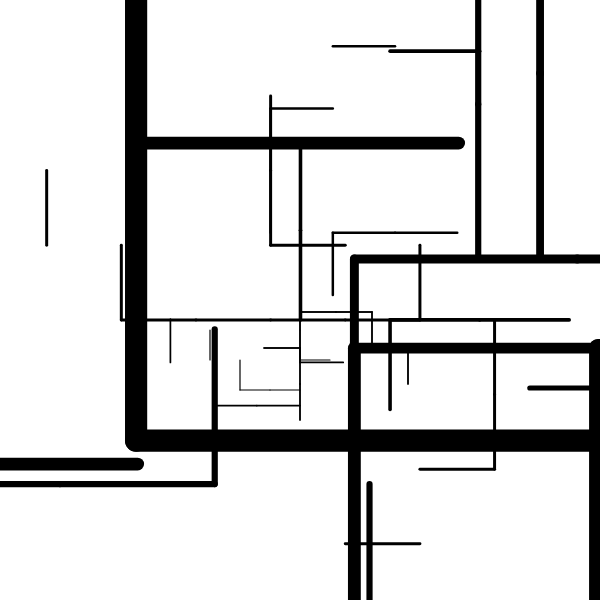
Frame 1 (no input)
Frame 60 (no input): identical to frame 1, image omitted
Frame 120 (the mouse pressed at the canvas centre since frame 60): identical to frame 1, image omitted

The p5.js sketch that drew this single still picture (run headless with seeded random() and noise() and a simulated clock; from frame 60 on, the mouse is pressed at the canvas centre):

// p5.js sketch
// ── sketch.js

let premise = 'A';
  let rules = {
    F: 'Af>[A]',
    A: '+FFfA+FfA[FF+FfFAf]',


  }
let bigRule;


let length = 100;
let angle = 90;

function setup() {
  createCanvas(600, 600);
  angleMode(DEGREES);
  bigRule = resolveRules(premise, rules, 2);
  print(bigRule);
  
}

function draw() {
  background('white');
  stroke('black');
  strokeWeight(4);
  translate(width / 2, height / 2);
  rotate(-90);
  scale(0.3);

  drawShape(bigRule);
   // angle += 1;
  // length += 0.1;
}

function resolveRules(startRule, rules, depth) {
  let endRule = '';
  for (let currentLetter of startRule) {
    if (currentLetter in rules) {
      endRule += rules[currentLetter];
    } else {
      endRule += currentLetter;
    }
  }
  if (depth >= 1) {
    endRule = resolveRules(endRule, rules, depth - 1);
  }
  return endRule;
}


function drawShape(rule)  {
  for (let c of rule) {
    if (c === 'F') {
      line(0, 0, length, 0);
      translate(length, 0);
    } else if (c === 'f') {
      translate(0, -length, 0);
    } else if (c === '+') {
      rotate(angle);
    } else if (c === '-') {
      rotate(-angle);
    } else if (c === '[') {
      push();
    } else if (c === ']') {
      pop();
    } else if (c === '>') {
      scale(1.2);
    } else if (c === '<') {
      scale(0.8);
   
    }
  }
}
